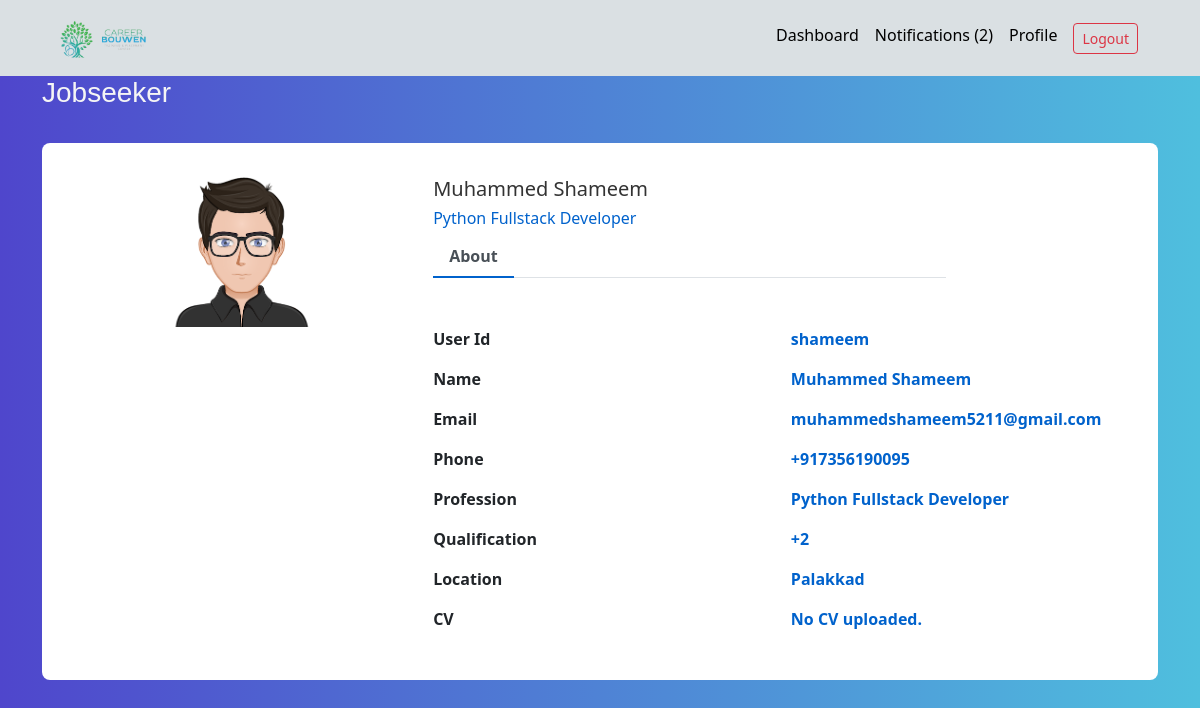
The page /View_Candidate_Profile/1/ (signed in) on the database its author committed.
### CB_app/models.py (models this page shows)
class Userprofile(models.Model):
    user = models.OneToOneField(User, related_name='userprofile', on_delete=models.CASCADE)
    is_employer = models.BooleanField(default=False)
    EDUCATION_CHOICES = [
        ('+2', '+2'),('Diploma', 'Diploma'),
        ('BA ', 'BA'),('BSc','BSc'),('BCom','BCom'),('BCA','BCA'),
        ('BBA','BBA'),('B.Tech','B.Tech'),('B.Ed','B.Ed'),('BFA','BFA'),
        ('MA', 'MA'),('MSc','MSc'),('Mcom','Mcom'),('MCA','MCA'),
        ('MBA','MBA'),('M.Tech','M.Tech'),('M.Ed','M.Ed'),('MFA','MFA'),
        ('Ph.D', 'Ph.D')
    ]
    full_name = models.CharField(max_length=100, blank=True)
    job_title = models.CharField(max_length=50,blank=True)
    email = models.EmailField(blank=True)
    contact_number = models.CharField(max_length=15, blank=True)
    location = models.CharField(max_length=100, blank=True)
    qualification = models.CharField(max_length=20, choices=EDUCATION_CHOICES,blank=True)
    cv = models.FileField(upload_to='cv/', blank=True)
    profile_pic = models.ImageField(upload_to='profile_pics/',blank=True)
    company_name = models.CharField(max_length=100, blank=True)
    company_category = models.CharField(max_length=100, blank=True)
    company_address = models.CharField(max_length=200, blank=True)

### CB_app/views.py (the view)
# urls.py: path('View_Candidate_Profile/<int:candidate_id>/',views.View_Candidate_Profile,name='View_Candidate_Profile'),
@login_required(login_url='SignIn')
def View_Candidate_Profile(request, candidate_id):
    candidate = get_object_or_404(User, pk=candidate_id)
    candidate_profile = Userprofile.objects.get(user=candidate)
    return render(request, 'View_Candidate_Profile.html', {'candidate': candidate, 'candidate_profile': candidate_profile})

### CB_app/context_processors.py (called while the page is built)
def notifications(request):
    if request.user.is_authenticated:
        return {'notifications': request.user.notifications.filter(is_read=False)}
    else:
        return {'notifications': []}

### templates/View_Candidate_Profile.html
{% extends 'Base.html' %}
{% load static %}
{% block content %}
<link rel="stylesheet" type="text/css" href="{% static 'css/Profile_Page.css' %}">
<h3>Jobseeker</h3>
<div class="container emp-profile">
    <form method="post">
        <div class="row">
            <div class="col-md-4">
                <div class="profile-img">
                    {% if candidate_profile.profile_pic.url %}
                    <img src="{{candidate_profile.profile_pic.url}}" alt=""/>
                    {% else %}
                    <img src="{% static 'images/avatar.png' %}" alt="">
                    {% endif %}
                </div>
            </div>
            <div class="col-md-6">
                <div class="profile-head">
                            <h5>
                                {{candidate_profile.full_name}}
                            </h5>
                            <h6>
                                {{candidate_profile.job_title}}
                            </h6>
                    <ul class="nav nav-tabs" id="myTab" role="tablist">
                        <li class="nav-item">
                            <a class="nav-link active" id="home-tab" data-toggle="tab" href="#home" role="tab" aria-controls="home" aria-selected="true">About</a>
                        </li>
                    </ul>
                </div>
            </div>
            <div class="col-md-2">
            </div>
        </div>
        <div class="row">
            <div class="col-md-4">
            </div>
            <div class="col-md-8">
                <div class="tab-content profile-tab" id="myTabContent">
                    <div class="tab-pane fade show active" id="home" role="tabpanel" aria-labelledby="home-tab">
                                <div class="row">
                                    <div class="col-md-6">
                                        <label>User Id</label>
                                    </div>
                                    <div class="col-md-6">
                                        <p>{{candidate_profile.user}}</p>
                                    </div>
                                </div>
                                <div class="row">
                                    <div class="col-md-6">
                                        <label>Name</label>
                                    </div>
                                    <div class="col-md-6">
                                        <p>{{candidate_profile.full_name}}</p>
                                    </div>
                                </div>
                                <div class="row">
                                    <div class="col-md-6">
                                        <label>Email</label>
                                    </div>
                                    <div class="col-md-6">
                                        <p>{{candidate_profile.email}}</p>
                                    </div>
                                </div>
                                <div class="row">
                                    <div class="col-md-6">
                                        <label>Phone</label>
                                    </div>
                                    <div class="col-md-6">
                                        <p>{{candidate_profile.contact_number}}</p>
                                    </div>
                                </div>
                                <div class="row">
                                    <div class="col-md-6">
                                        <label>Profession</label>
                                    </div>
                                    <div class="col-md-6">
                                        <p>{{candidate_profile.job_title}}</p>
                                    </div>
                                </div>
                                <div class="row">
                                    <div class="col-md-6">
                                        <label>Qualification</label>
                                    </div>
                                    <div class="col-md-6">
                                        <p>{{candidate_profile.qualification}}</p>
                                    </div>
                                </div>
                                <div class="row">
                                    <div class="col-md-6">
                                        <label>Location</label>
                                    </div>
                                    <div class="col-md-6">
                                        <p>{{candidate_profile.location}}</p>
                                    </div>
                                </div>
                                <div class="row">
                                    <div class="col-md-6">
                                        <label>CV</label>
                                    </div>
                                    <div class="col-md-6">
                                        {% if candidate_profile.cv %}
                                            <p><a href="{{ candidate_profile.cv }}" target="_blank">View/Download CV</a></p>
                                        {% else %}
                                            <p>No CV uploaded.</p>
                                        {% endif %}
                                    </div>
                                </div>
                    </div>
                </div>
            </div>
        </div>
    </form>
</div>
{% endblock %}

### static/css/Profile_Page.css (style rules this page uses)
body { background: -webkit-linear-gradient(left, #4f46cc, #4fbfde); }
.emp-profile { padding: 3%; margin-top: 3%; margin-bottom: 3%; border-radius: 0.5rem; background: #fff; }
.profile-img { text-align: center; }
.profile-img img { width: 150px; height: 150px; }
.profile-head h5 { color: #333; }
.profile-head h6 { color: #0062cc; }
.profile-head .nav-tabs { margin-bottom:5%; }
.profile-head .nav-tabs .nav-link { font-weight:600; border: none; }
.profile-head .nav-tabs .nav-link.active { border: none; border-bottom:2px solid #0062cc; }
.profile-tab label { font-weight: 600; }
.profile-tab p { font-weight: 600; color: #0062cc; }
h3 { font-family: Verdana, Geneva, Tahoma, sans-serif; color: whitesmoke; }

### rows shown on the page
Userprofile: profile_pic (picture), full_name "Muhammed Shameem", job_title "Python Fullstack Developer", user "shameem", email "muhammedshameem5211@gmail.com", contact_number "+917356190095", qualification "+2", location "Palakkad"

### other values the page prints
{{ notifications.count }} "2"
